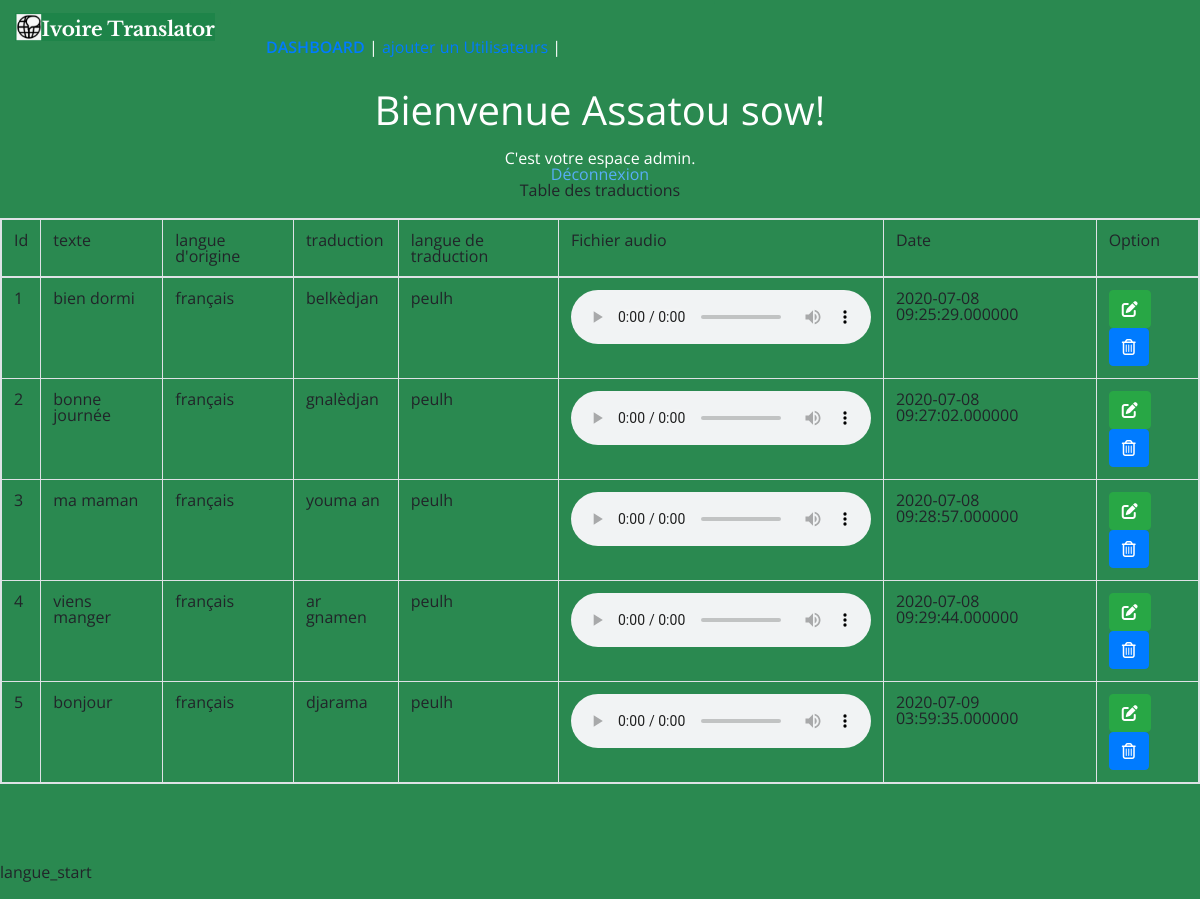
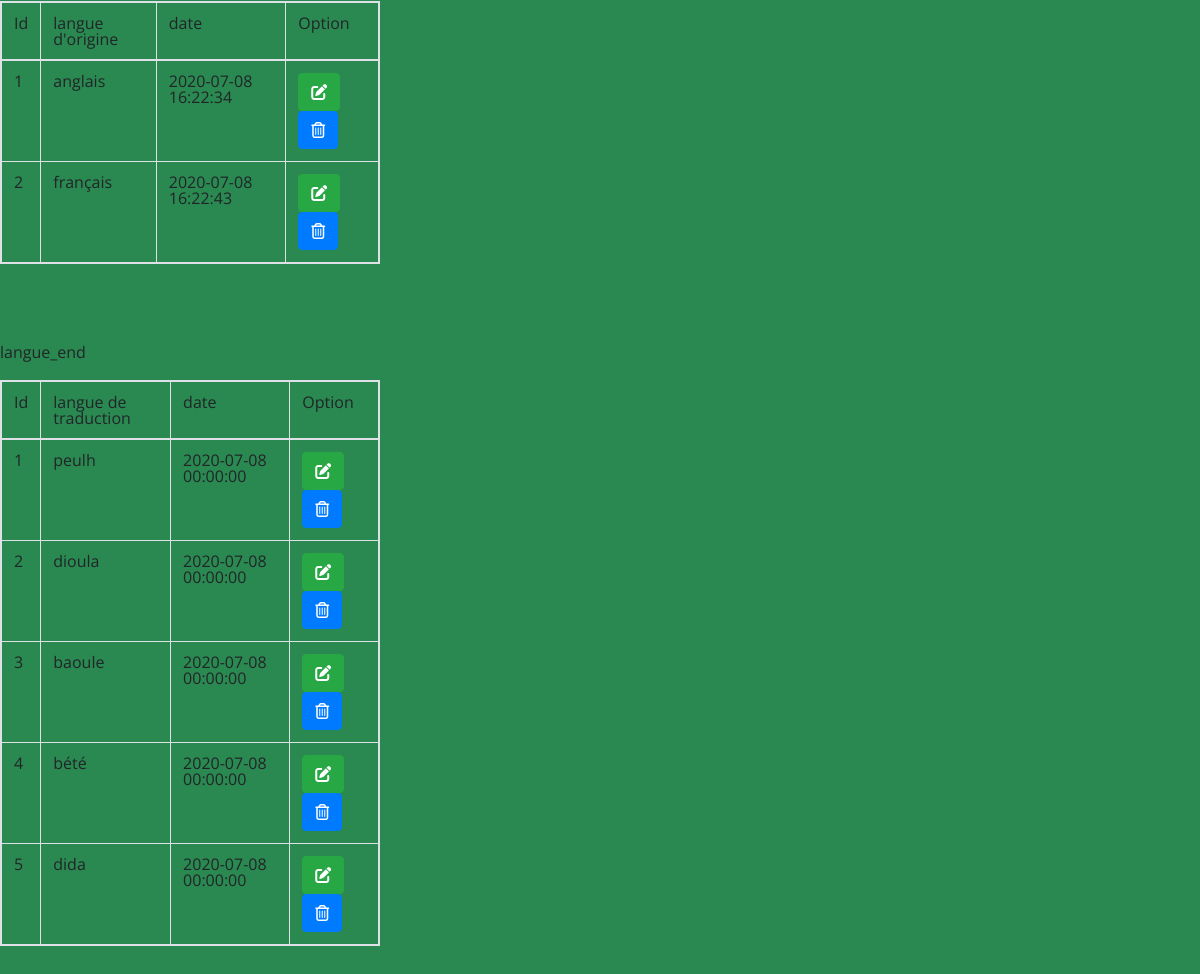
/admin/home.php (signed in), run on the app's committed database (2 pictures, top to bottom).
### tables this page shows
CREATE TABLE `data` (
  `id` int(11) NOT NULL,
  `texte1` varchar(255) NOT NULL,
  `langue_start` varchar(255) NOT NULL,
  `texte2` varchar(255) NOT NULL,
  `langue_end` varchar(255) NOT NULL,
  `audio` text DEFAULT NULL,
  `date_enr` timestamp(6) NOT NULL DEFAULT current_timestamp(6)
);

CREATE TABLE `langue_start` (
  `id` int(11) NOT NULL,
  `langue` varchar(255) NOT NULL,
  `date_enrg` timestamp NOT NULL DEFAULT current_timestamp() ON UPDATE current_timestamp()
);

CREATE TABLE `langue_end` (
  `id` int(11) NOT NULL,
  `langue` varchar(255) NOT NULL,
  `date_enrg` timestamp NOT NULL DEFAULT current_timestamp() ON UPDATE current_timestamp()
);

### admin/home.php (the view, shortened to what this page needs)
<?php
include('../config.php');
?>
<!DOCTYPE html>
<html>
	<head>
	<link rel="stylesheet" href="../style.css" />
	  <link rel="stylesheet" href="https://maxcdn.bootstrapcdn.com/bootstrap/4.5.0/css/bootstrap.min.css">
	  <link type="text/css" rel="stylesheet" href="styl.css">
	  <link type="text/css" rel="stylesheet" href="insert/ionicons-2.0.1/css/ionicons.min.css">
	</head>
	<body style="background-color: #2a8950">
		 <header>
            <div class="logo">
               <img src="../img/logo2.png" width="200" >
            </div>
            <div class="header-content">
                <div class="breadcrumb">
                    <div class="br-content">
                        <span class="home">
                            <a href="">DASHBOARD</a>
                        </span>
                        <span class="path-divider">|</span>
                        <span class="link">
                            <a href="add_user.php"> ajouter un Utilisateurs</a>
                        </span>
                        <span class="path-divider">|</span>
                    </div>
                </div>
            </div>
        </header>
		<div class="sucess">
		<h1 style="margin: 20px; font-size: 40px;">Bienvenue <?php echo $_SESSION['username']; ?>!</h1>
		<p>C'est votre espace admin.</p>
		<a href="../logout.php">Déconnexion</a>
		</div>
		<center><h2>Table des traductions</h2></center>
    <div class="row" style="float=center;">
    <div class="col-md-12 offset-md-">
      <table class="table table-responsive table-bordered table-hovered">
    <thead">
    <tr>
      <td>Id</td>
      <td>texte</td>
      <td>langue d'origine</td>
      <td>traduction</td>
      <td>langue de traduction</td>
      <td>Fichier audio</td>
      <td>Date</td>
      <td>Option</td>
    </tr>
    <tbody>
	<?php
  $sql = "SELECT id, texte1, langue_start, texte2, langue_end, audio, date_enr FROM data";
      $result = mysqli_query($conn,$sql);
      while($row = mysqli_fetch_array($result)) {
         ?>
    <tr>
    <td><?php echo $row['id'] ?></td>
    <td><?php echo $row['texte1'] ?></td>
    <td><?php echo $row['langue_start'] ?></td>
    <td><?php echo $row['texte2'] ?></td>
    <td><?php echo $row['langue_end'] ?></td>
    <td>
      <audio controls>
        <source src="../<?php echo $row['audio'] ?>" type="audio/mpeg">
      </audio>
    </td>
    <td><?php echo $row['date_enr'] ?></td>
    <td>
    <a href="modifier.php?id=<?php echo $row['id']?>" class="btn btn-success"> <i class="fas fa-edit"></i></a>
    <a href="supprime_traduc.php?id=<?php echo $row['id']?>" class="btn btn-primary"> <i class="far fa-trash-alt"></i></a>
    </td>
    </tr>
    <?php } ?>
    </tbody>
    </table>
    </div>
    </div><br><br><br><br>
    <h2>langue_start</h2>
    <div class="row">
    <div class="col-md-4 ">
    <table class="table table-responsive table-bordered table-hovered">
    <thead>
    <tr>
      <td>Id</td>
      <td>langue d'origine</td>
      <td>date</td>
      <td>Option</td>
    </tr>
    </thead>
    <tbody>
	<?php
  $sql = "SELECT id,langue,date_enrg FROM langue_start";
      $result = mysqli_query($conn,$sql);
      while($row = mysqli_fetch_array($result)) {
         ?>
    <tr>
    <td><?php echo $row['id'] ?></td>
    <td><?php echo $row['langue'] ?></td>
    <td><?php echo $row['date_enrg'] ?></td>
    <td>
    <a href="../modifier_traduct.php?id=<?php echo $row['id']?>" class="btn btn-success"> <i class="fas fa-edit"></i></a>
    <a href="supprime_traduc.php?id=<?php echo $row['id']?>" class="btn btn-primary"> <i class="far fa-trash-alt"></i></a>
    </td>
    </tr>
    <?php } ?>
    </tbody>
    </table>
    </div>
    </div><br><br><br><br>
    <h2>langue_end</h2>
    <div class="row">
    <div class="col-md-4 ">
    <table class="table table-responsive table-bordered table-hovered">
    <thead>
    <tr>
      <td>Id</td>
      <td>langue de traduction</td>
      <td>date</td>
      <td>Option</td>
    </tr>
    </thead>
    <tbody>
	<?php
  $sql = "SELECT id,langue,date_enrg FROM langue_end";
      $result = mysqli_query($conn,$sql);
      while($row = mysqli_fetch_array($result)) {
         ?>
    <tr>
    <td><?php echo $row['id'] ?></td>
    <td><?php echo $row['langue'] ?></td>
    <td><?php echo $row['date_enrg'] ?></td>
    <td>
    <a href="modifier.php?id=<?php echo $row['id']?>" class="btn btn-success"> <i class="fas fa-edit"></i></a>
    <a href="supprime_traduc.php?id=<?php echo $row['id']?>" class="btn btn-primary"> <i class="far fa-trash-alt"></i></a>
    </td>
    </tr>
    <?php } ?>
    </tbody>
    </table>
    </div>
    </div><br><br><br><br>
	</body>
</html>

### style.css (style rules this page uses)
body { background: #1c242d; }
.sucess { text-align: center; color: white; }
.sucess a { text-decoration: none; color: #58aef7; }

### styl.css (style rules this page uses)
.row { margin-top: 20px; }
html, body, div, span, applet, object, iframe, h1, h2, h3, h4, h5, h6, p, blockquote, pre, a, abbr, acronym, address, big, cite, code, del, dfn, em, img, ins, kbd, q, s, samp, small, strike, strong, sub, sup, tt, var, b, u, i, center, dl, dt, dd, ol, ul, li, fieldset, form, label, legend, table, caption, tbody, tfoot, thead, tr, th, td, article, aside, canvas, details, embed, figure, figcaption, footer, header, hgroup, menu, nav, output, ruby, section, summary, time, mark, audio, video { margin: 0; padding: 0; border: 0; font-size: 100%; font: inherit; vertical-align: baseline; }
article, aside, details, figcaption, figure, footer, header, hgroup, menu, nav, section { display: block; }
body { line-height: 1; }
table { border-collapse: collapse; border-spacing: 0; }
body { font-family:Open Sans; }
header { height:70px; background:#2a8950; }
.logo { float:left; width:230px; height:70px; background:#2a8950; line-height:70px; text-align:center; }
.header-content { overflow:hidden; height:70px; line-height:70px; background-color: #2a8950; }
.breadcrumb { display:inline-block; vertical-align:top; background-color: #2a8950; color:#FFF; width:50%; }
.br-content { margin-left:20px; background-color: #2a8950; }
.breadcrumb span { display: inline-block; }
.breadcrumb .home { font-family:Open Sans; font-weight:600; }

### data on the page
data: id "1", texte1 "bien dormi", langue_start "français", texte2 "belkèdjan", langue_end "peulh", date_enr "2020-07-08 09:25:29.000000"
data: id "2", texte1 "bonne journée", langue_start "français", texte2 "gnalèdjan", langue_end "peulh", date_enr "2020-07-08 09:27:02.000000"
data: id "3", texte1 "ma maman", langue_start "français", texte2 "youma an", langue_end "peulh", date_enr "2020-07-08 09:28:57.000000"
data: id "4", texte1 "viens manger", langue_start "français", texte2 "ar gnamen", langue_end "peulh", date_enr "2020-07-08 09:29:44.000000"
data: id "5", texte1 "bonjour", langue_start "français", texte2 "djarama", langue_end "peulh", date_enr "2020-07-09 03:59:35.000000"
langue_start: id "1", langue "anglais", date_enrg "2020-07-08 16:22:34"
langue_start: id "2", langue "français", date_enrg "2020-07-08 16:22:43"
langue_end: id "1", langue "peulh", date_enrg "2020-07-08 00:00:00"
langue_end: id "2", langue "dioula", date_enrg "2020-07-08 00:00:00"
langue_end: id "3", langue "baoule", date_enrg "2020-07-08 00:00:00"
langue_end: id "4", langue "bété", date_enrg "2020-07-08 00:00:00"
langue_end: id "5", langue "dida", date_enrg "2020-07-08 00:00:00"

### other printed values
$_SESSION['username'] "Assatou sow"
